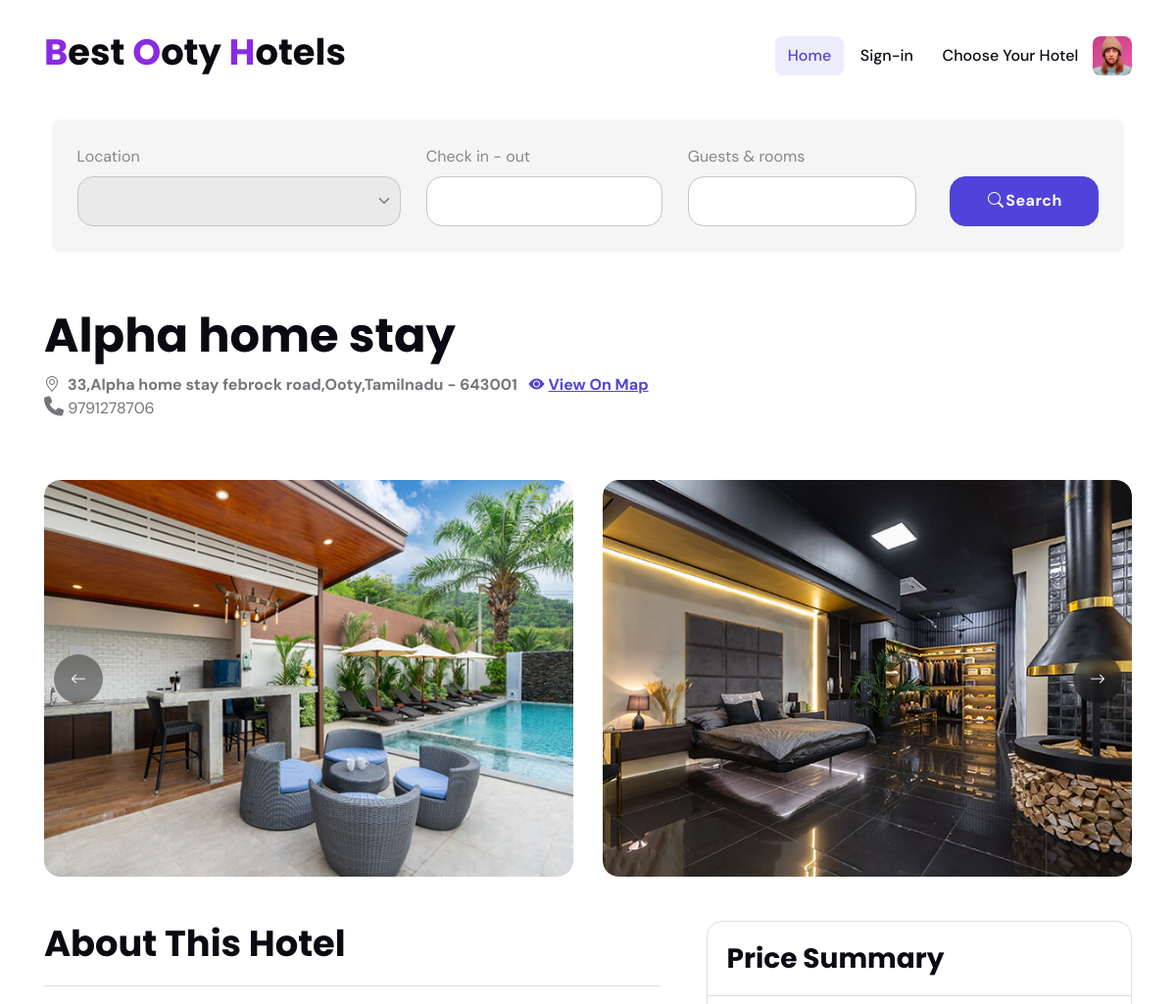
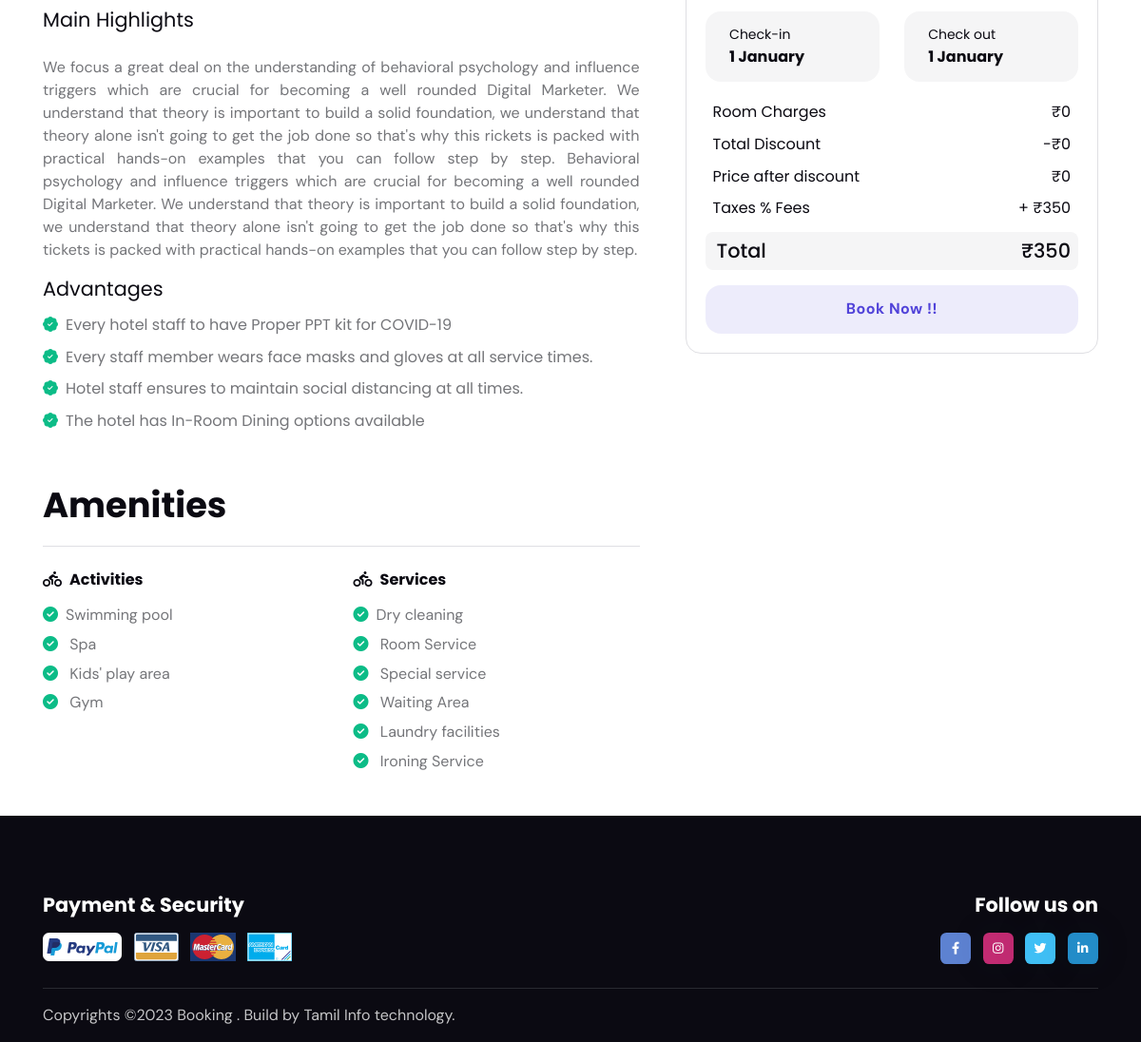
Screenshot of /about_hotel.php?hotel_name=Alpha home stay with the database file from the repository (2 pictures, top to bottom).
### tables this page shows
CREATE TABLE `hotels` (
  `id` int(11) NOT NULL,
  `h_id` varchar(200) NOT NULL,
  `hotel_name` varchar(200) NOT NULL,
  `hotel_address` varchar(200) NOT NULL,
  `image` varchar(200) NOT NULL,
  `image_path` varchar(200) NOT NULL,
  `original_cost` varchar(200) NOT NULL,
  `discount_cost` varchar(200) NOT NULL,
  `tax_amount` varchar(200) NOT NULL,
  `adult` varchar(200) NOT NULL,
  `child` varchar(200) NOT NULL,
  `district` varchar(200) NOT NULL,
  `hotel_state` varchar(200) NOT NULL,
  `pincode` varchar(200) NOT NULL,
  `phone` varchar(200) NOT NULL
);

CREATE TABLE `about_hotel` (
  `id` int(11) NOT NULL,
  `h_id` varchar(200) NOT NULL,
  `hotel_name` varchar(200) NOT NULL,
  `address` varchar(1000) NOT NULL,
  `image_path` varchar(1000) NOT NULL,
  `hotel_description` text NOT NULL,
  `activities` varchar(1000) NOT NULL,
  `services` varchar(1000) NOT NULL
);

### about_hotel.php (the view, shortened to what the rows shown need)
<?php
$check_in_out = $_GET['check_in_out'];
$guests_rooms = $_GET['guests_rooms'];
$email = $_SESSION['email'];
?>
<?php
list($guest, $room, $child) = sscanf($guests_rooms, "%d Adult %d Room %d Child");
$check_in_out_split = "$check_in_out";
$dateRange = explode(' to ', $check_in_out_split);
$check_in = date('j F', strtotime($dateRange[0]));
$check_out = date('j F', strtotime($dateRange[1]));
?>
<!DOCTYPE html>
<html lang="en">
<head>
    <link rel="stylesheet" type="text/css" href="assets/vendor/font-awesome/css/all.min.css">
    <link rel="stylesheet" type="text/css" href="assets/vendor/bootstrap-icons/bootstrap-icons.css">
    <link rel="stylesheet" type="text/css" href="assets/vendor/glightbox/css/glightbox.css">
    <link rel="stylesheet" type="text/css" href="assets/vendor/flatpickr/css/flatpickr.min.css">
    <link rel="stylesheet" type="text/css" href="assets/vendor/choices/css/choices.min.css">
    <link rel="stylesheet" type="text/css" href="assets/vendor/tiny-slider/tiny-slider.css">
    <link rel="stylesheet" type="text/css" href="assets/css/style.css">
</head>
<body>
    <?php include 'header.php'; ?>
    <main>
        <?php
        require('db.php');
        $hotel_name = $_REQUEST["hotel_name"];
        $result = mysqli_query($conn, "SELECT * FROM about_hotel where hotel_name='$hotel_name'");
        while ($row_result = mysqli_fetch_array($result)) {
            $address = $row_result['address'];
            $hotel_name = $row_result['hotel_name'];
            $hotel_description = $row_result['hotel_description'];
            $activities = $row_result['activities'];
            $services = $row_result['services'];
            $imagePathsJson = $row_result['image_path'];
            $imagePath = json_decode($imagePathsJson, true);
        ?>
            <?php
            require('db.php');
            $hotel_name = $_REQUEST["hotel_name"];
            $result = mysqli_query($conn, "SELECT * FROM hotels where hotel_name='$hotel_name'");
            while ($row_result = mysqli_fetch_array($result)) {
                $district = $row_result['district'];
                $state = $row_result['hotel_state'];
                $pincode = $row_result['pincode'];
                $phone = $row_result['phone'];
            ?>
                <section class="py-0 pt-sm-5">
                    <div class="container position-relative">
                        <div class="row mb-3">
                            <div class="col-12">
                                <div class="d-lg-flex justify-content-lg-between mb-1">
                                    <div class="mb-2 mb-lg-0">
                                        <h1 class="fs-2"><?php echo $hotel_name; ?></h1>
                                        <p class="fw-bold mb-0"><i class="bi bi-geo-alt me-2"></i><?php echo $address; ?>,<?php echo $district; ?>,<?php echo $state; ?> - <?php echo $pincode; ?>
                                            <a href="#" class="ms-2 text-decoration-underline" data-bs-toggle="modal" data-bs-target="#mapmodal">
                                                <i class="bi bi-eye-fill me-1"></i>View On Map
                                            </a>
                                        </p>
                                        <p><i style="font-size:20px" class="fa">&#xf095;</i><?php echo $phone; ?></p>
                                    </div>
                                <?php } ?>
                                </div>
                            </div>
                        </div>
                    </div>
                </section>
                <section class="pt-4">
                    <div class="container">
                        <div class="tiny-slider arrow-round arrow-blur">
                            <div class="tiny-slider-inner" data-autoplay="true" data-arrow="true" data-edge="0" data-dots="false" data-items="2" data-items-sm="1">
                                <?php foreach ($imagePath as $path) { ?>
                                    <div>
                                        <a class="w-100 h-100" data-glightbox data-gallery="gallery" href="admin/<?php echo $path; ?>">
                                            <div class="card card-element-hover card-overlay-hover overflow-hidden">
                                                <img src="admin/<?php echo $path; ?>" class="rounded-3" alt="">
                                            </div>
                                        </a>
                                    </div>
                                <?php } ?>
                            </div>
                </section>
                <section class="pt-0">
                    <div class="container" data-sticky-container>
                        <div class="row g-4 g-xl-5">
                            <div class="col-xl-7 order-1">
                                <div class="vstack gap-5">
                                    <div class="card bg-transparent">
                                        <div class="card-header border-bottom bg-transparent px-0 pt-0">
                                            <h3 class="mb-0">About This Hotel</h3>
                                        </div>
                                        <div class="card-body pt-4 p-0">
                                            <h5 class="fw-light mb-4">Main Highlights</h5>
                                            <p class="mb-3" align="justify"><?php echo $hotel_description; ?></p>
                                            <h5 class="fw-light mb-2">Advantages</h5>
                                            <ul class="list-group list-group-borderless mb-0">
                                                <li class="list-group-item h6 fw-light d-flex mb-0"><i class="bi bi-patch-check-fill text-success me-2"></i>Every hotel staff to have Proper PPT kit for COVID-19</li>
                                                <li class="list-group-item h6 fw-light d-flex mb-0"><i class="bi bi-patch-check-fill text-success me-2"></i>Every staff member wears face masks and gloves at all service times.</li>
                                                <li class="list-group-item h6 fw-light d-flex mb-0"><i class="bi bi-patch-check-fill text-success me-2"></i>Hotel staff ensures to maintain social distancing at all times.</li>
                                                <li class="list-group-item h6 fw-light d-flex mb-0"><i class="bi bi-patch-check-fill text-success me-2"></i>The hotel has In-Room Dining options available </li>
                                            </ul>
                                        </div>
                                    </div>
                                    <div class="card bg-transparent">
                                        <div class="card-header border-bottom bg-transparent px-0 pt-0">
                                            <h3 class="card-title mb-0">Amenities</h3>
                                        </div>
                                        <div class="card-body pt-4 p-0">
                                            <div class="row g-4">
                                                <div class="col-sm-6">
                                                    <h6><i class="fa-solid fa-biking me-2"></i>Activities</h6>
                                                    <ul class="list-group list-group-borderless mt-2 mb-0">
                                                        <?php
                                                        $activitiesArray = explode(',', $activities);
                                                        foreach ($activitiesArray as $activity) {
                                                            echo '<li class="list-group-item pb-0">';
                                                            echo '<i class="fa-solid fa-check-circle text-success me-2"></i>';
                                                            echo $activity;
                                                            echo '</li>';
                                                        }
                                                        ?>
                                                    </ul>
                                                </div>
                                                <div class="col-sm-6">
                                                    <h6><i class="fa-solid fa-biking me-2"></i>Services</h6>
                                                    <ul class="list-group list-group-borderless mt-2 mb-0">
                                                        <?php
                                                        $activitiesArray = explode(',', $services);
                                                        foreach ($activitiesArray as $activity) {
                                                            echo '<li class="list-group-item pb-0">';
                                                            echo '<i class="fa-solid fa-check-circle text-success me-2"></i>';
                                                            echo $activity;
                                                            echo '</li>';
                                                        }
                                                        ?>
                                                    </ul>
                                                </div>
                                            </div>
                                        </div>
                                    </div>
                                </div>
                            </div>
                        <?php
                    }
                        ?>
                        <?php
                        require('db.php');
                        $result = mysqli_query($conn, "SELECT * FROM hotels where hotel_name = '$hotel_name'");
                        while ($row_result = mysqli_fetch_array($result)) {
                            $tax_amount = $row_result['tax_amount'];
                            $discountCost = $row_result['discount_cost'];
                            $adult_cost = $row_result['adult'];
                            $child_cost = $row_result['child'];
                            $amount = ($discountCost * $room) + ($adult_cost * $guest) + ($child_cost * $child);
                            $totalCost = $tax_amount + $amount;
                            ?>
                            <aside class="col-xl-5 order-xl-2">
                                <div class="card bg-transparent border" data-sticky data-margin-top="100" data-sticky-for="1199">
                                    <div class="card-header bg-transparent border-bottom">
                                        <h4 class="card-title mb-0">Price Summary</h4>
                                    </div>
                                    <div class="card-body">
                                        <div class="row g-4 mb-3">
                                            <div class="col-md-6">
                                                <div class="bg-light py-3 px-4 rounded-3">
                                                    <h6 class="fw-light small mb-1">Check-in</h6>
                                                    <h6 class="mb-0"><?php echo $check_in; ?></h6>
                                                </div>
                                            </div>
                                            <div class="col-md-6">
                                                <div class="bg-light py-3 px-4 rounded-3">
                                                    <h6 class="fw-light small mb-1">Check out</h6>
                                                    <h6 class="mb-0"><?php echo $check_out; ?></h6>
                                                </div>
                                            </div>
                                        </div>
                                        <ul class="list-group list-group-borderless mb-3">
                                            <li class="list-group-item px-2 d-flex justify-content-between">
                                                <span class="h6 fw-light mb-0">Room Charges</span>
                                                <span class="h6 fw-light mb-0">₹<?php echo $amount; ?></span>
                                            </li>
                                            <li class="list-group-item px-2 d-flex justify-content-between">
                                                <span class="h6 fw-light mb-0">Total Discount</span>
                                                <span class="h6 fw-light mb-0">-₹0</span>
                                            </li>
                                            <li class="list-group-item px-2 d-flex justify-content-between">
                                                <span class="h6 fw-light mb-0">Price after discount</span>
                                                <span class="h6 fw-light mb-0">₹<?php echo $amount; ?></span>
                                            </li>
                                            <li class="list-group-item px-2 d-flex justify-content-between">
                                                <span class="h6 fw-light mb-0">Taxes % Fees</span>
                                                <span class="h6 fw-light mb-0">+ ₹<?php echo $tax_amount; ?></span>
                                            </li>
                                            <li class="list-group-item bg-light d-flex justify-content-between rounded-2 px-2 mt-2">
                                                <span class="h5 fw-normal mb-0 ps-1">Total</span>
                                                <span class="h5 fw-normal mb-0">₹<?php echo $totalCost; ?></span>
                                            </li>
                                        </ul>
                                        <div class="d-grid gap-2">
                                            <?php
                                            if ($email == '') {
                                            ?>
                                                <a onclick="fun_login()" class="btn btn-lg btn-primary-soft mb-0">Book Now !!</a>
                                            <?php
                                            }
                                            ?>
                                        </div>
                                    </div>
                                </div>
                            </aside>
                        <?php
                        }
                        ?>
                        </div>
                </section>
    </main>
</body>
</html>

### rows the page displays
about_hotel: address "33,Alpha home stay febrock road", hotel_description "We focus a great deal on the understanding of behavioral psychology and influence triggers which are crucial for becoming a well rounded Digital Marketer. We understand that theory is important to build a solid foundation, we understand that theory alone isn't going to get the job done so that's why this rickets is packed with practical hands-on examples that you can follow step by step. Behavioral psychology and influence triggers which are crucial for becoming a well rounded Digital Marketer. We understand that theory is important to build a solid foundation, we understand that theory alone isn't going to get the job done so that's why this tickets is packed with practical hands-on…", activities "Swimming pool", activities "Spa", activities "Kids' play area", activities "Gym", services "Dry cleaning", services "Room Service", services "Special service", services "Waiting Area", services "Laundry facilities", services "Ironing Service"
hotels: hotel_name "Alpha home stay", district "Ooty", hotel_state "Tamilnadu", pincode "643001", phone "9791278706", amount "0", tax_amount "350"
